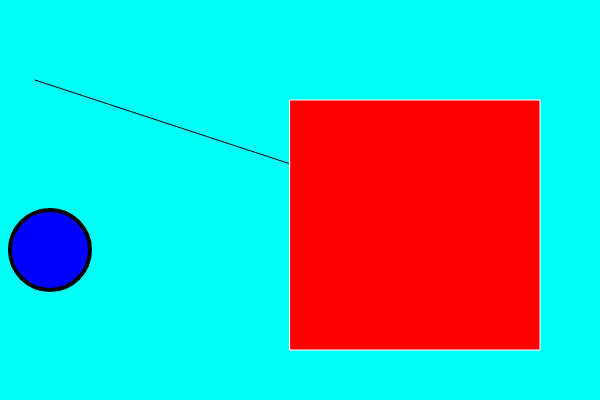
Frame 1 (no input)
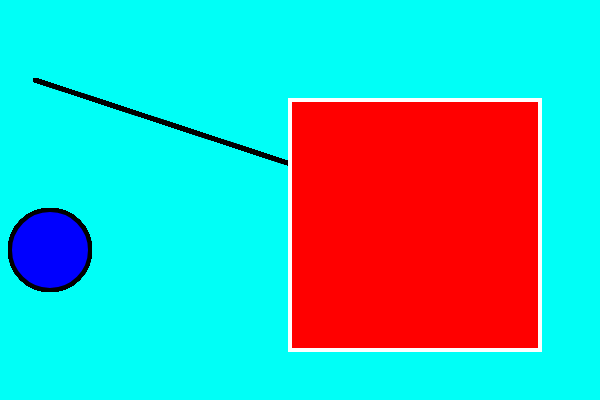
Frame 60 (no input)
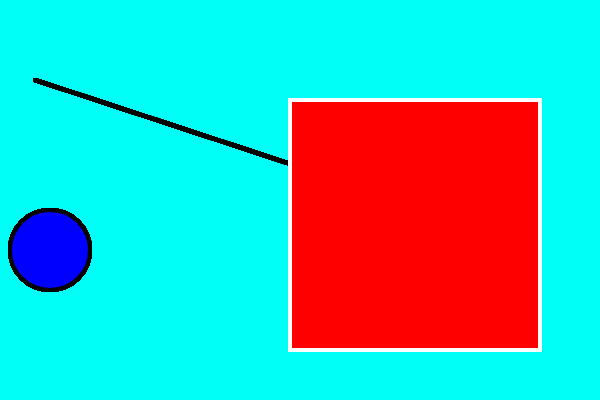
Frame 120 (the mouse pressed at the canvas centre since frame 60)

The p5.js sketch that drew these frames (run headless with seeded random() and noise() and a simulated clock; from frame 60 on, the mouse is pressed at the canvas centre):

// p5.js sketch
// ── sketch.js
function setup(){
    createCanvas(600,400);
    background(0,255,247);
}

function draw(){
    line(35,80,400,200);
    
    stroke(255,255,255);
    fill(255,0,0);
    rect(290,100,250,250); 
    
    stroke(0,0,0);
    strokeWeight(4);
    fill(0,0,255);
    ellipse(50,250,80,80);
    

}

//draw me 2 ellipses
//draw me 2 rectangles 
//draw me 4 lines (1 with a positive slope, 1 with a negative slope,)
//1 with a slope of 0, and 1 with a slope of undefined.
